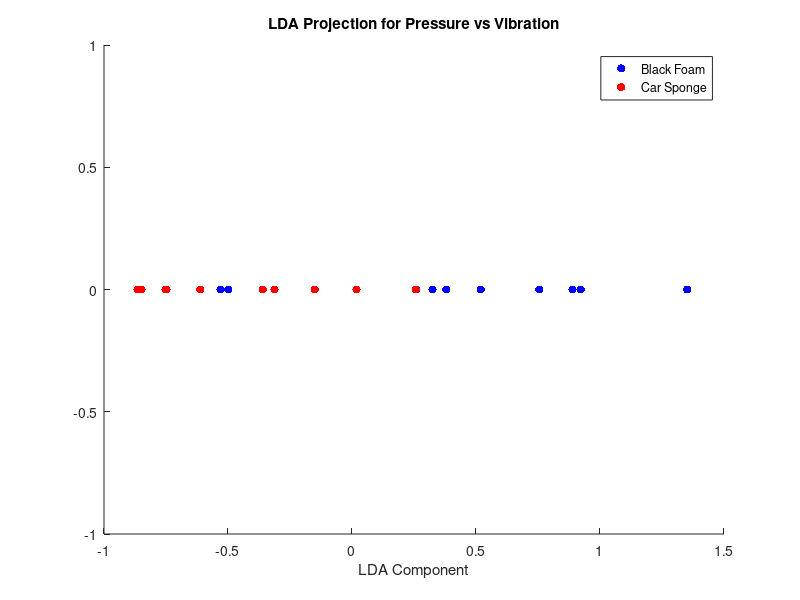
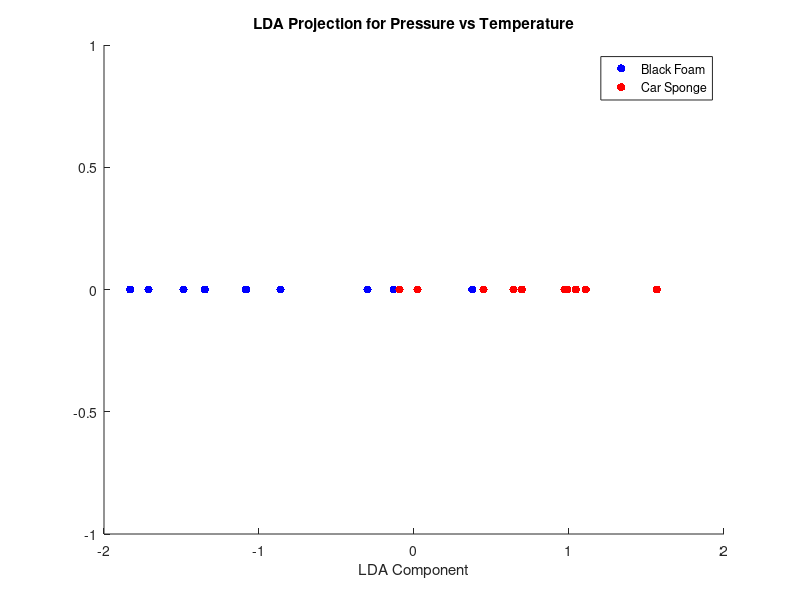
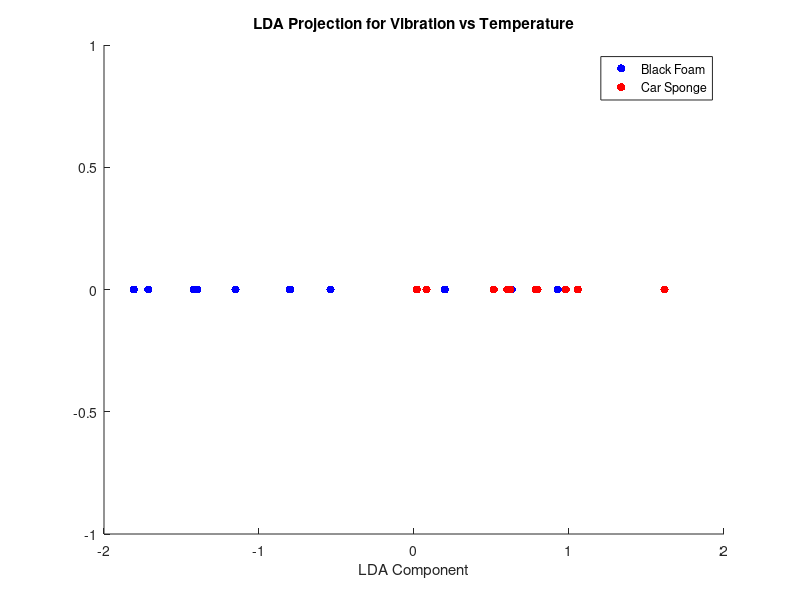

The MATLAB source for these figures, in order:
% C_1_projection: PVT data projected on the LDA function

data = load('Lab1/F0_PVT.mat');

pressure_black_foam = data.Pressure(2,:)';
vibration_black_foam = data.Vibration(2,:)';
temperature_black_foam = data.Temperature(2,:)';

pressure_car_sponge = data.Pressure(3,:)';
vibration_car_sponge = data.Vibration(3,:)';
temperature_car_sponge = data.Temperature(3,:)';

X_pv = [pressure_black_foam vibration_black_foam; pressure_car_sponge vibration_car_sponge];
X_pt = [pressure_black_foam temperature_black_foam; pressure_car_sponge temperature_car_sponge];
X_vt = [vibration_black_foam temperature_black_foam; vibration_car_sponge temperature_car_sponge];

% Create label vectors for the classes
labels_pv = [ones(size(pressure_black_foam)); 2 * ones(size(pressure_car_sponge))];
labels_pt = labels_pv;  % Same labels for all, since the class division is the same
labels_vt = labels_pv;

% Perform LDA and plot for each feature pair
feature_pairs = {X_pv, X_pt, X_vt};
pair_names = {'Pressure vs Vibration', 'Pressure vs Temperature', 'Vibration vs Temperature'};
labels = {labels_pv, labels_pt, labels_vt};

for i = 1:length(feature_pairs)
    % Standardize the data for the current pair
    X_std = (feature_pairs{i} - mean(feature_pairs{i})) ./ std(feature_pairs{i});
    
    
    % Calculate the means for each class for the current feature pair
    mean_class1 = mean(X_std(labels{i} == 1,:));
    mean_class2 = mean(X_std(labels{i} == 2,:));
    
    
    % Compute the within-class scatter matrix
    S_W = cov(X_std(labels{i} == 1,:)) + cov(X_std(labels{i} == 2,:));
    
    
    % Compute the between-class scatter matrix
    S_B = (mean_class1 - mean_class2)' * (mean_class1 - mean_class2);


    % Solve the generalized eigenvalue problem
    S = inv(S_W) * S_B;
    [eigenvectors, eigenvalues] = eig(S);
    eigenvalues = diag(eigenvalues);
    [sorted_eigenvalues, sort_index] = sort(eigenvalues, 'descend');
    W = eigenvectors(:, sort_index(1));

    
    % Project the data onto the LDA component
    Y_class1 = X_std(labels{i} == 1,:) * W;
    Y_class2 = X_std(labels{i} == 2,:) * W;
    
    
    % Plot the LDA projection for the current feature pair
    figure;
    scatter(Y_class1, zeros(size(Y_class1, 1), 1), 'b', 'filled');
    hold on;
    scatter(Y_class2, zeros(size(Y_class2, 1), 1), 'r', 'filled');
    title(['LDA Projection for ', pair_names{i}]);
    xlabel('LDA Component');
    ylabel(''); % No y-axis label needed as this is a 1D plot
    legend('Black Foam', 'Car Sponge');
    hold off;
end
